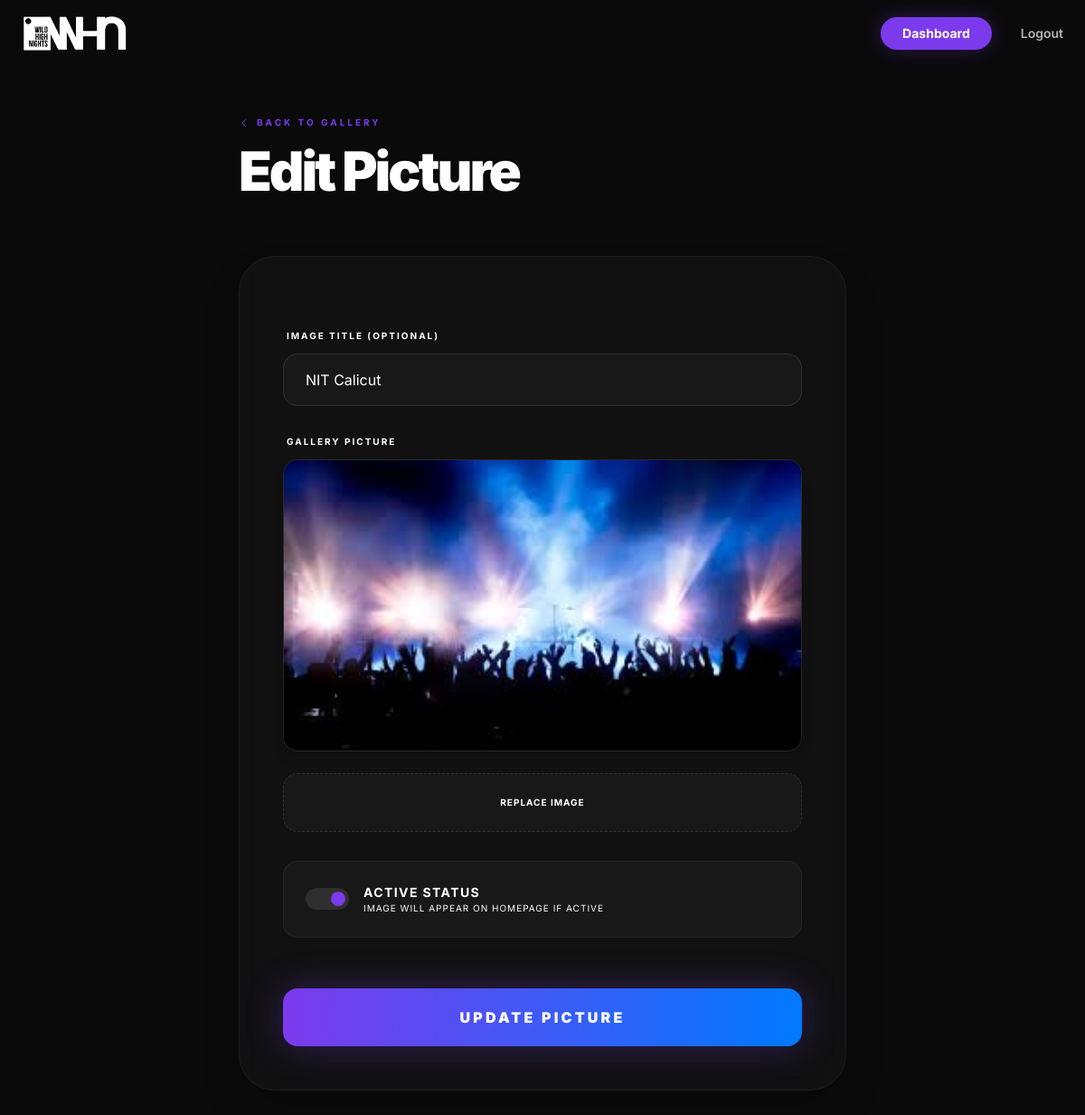
Page /dashboard/gallery/5/edit/ (signed in) on the committed database.
### bookings/models.py (models this page shows, shortened)
class GalleryImage(models.Model):
    title = models.CharField(max_length=150, blank=True)
    image = models.ImageField(upload_to="gallery/")
    is_active = models.BooleanField(default=True)
    created_at = models.DateTimeField(auto_now_add=True)

### bookings/views.py (the view, shortened to what this page needs)
# urls.py: path('dashboard/gallery/<int:image_id>/edit/', views.edit_gallery_image_view, name='edit_gallery_image'),
@login_required(login_url='login')
def edit_gallery_image_view(request, image_id):
    img = get_object_or_404(GalleryImage, id=image_id)
    return render(request, 'bookings/edit_gallery_image.html', {'image': img})

### templates/bookings/edit_gallery_image.html (shortened to what this page needs)
{% extends 'base.html' %}
{% load static %}
{% block content %}
<div class="min-h-screen bg-whn-dark pt-32 pb-20 px-6">
    <div class="container mx-auto max-w-2xl">
        <div class="mb-16" data-aos="fade-down">
            <a href="{% url 'manage_gallery' %}" class="text-whn-purple font-bold tracking-[0.3em] uppercase text-[10px] mb-4 flex items-center gap-2 hover:translate-x-[-4px] transition-transform">
                <svg xmlns="http://www.w3.org/2000/svg" class="h-3 w-3" fill="none" viewBox="0 0 24 24" stroke="currentColor">
                    <path stroke-linecap="round" stroke-linejoin="round" stroke-width="2" d="M15 19l-7-7 7-7" />
                </svg>
                Back to Gallery
            </a>
            <h1 class="text-5xl md:text-6xl font-black text-white tracking-tighter">Edit Picture</h1>
        </div>
        <div class="glass-card rounded-[2.5rem] p-10 md:p-12 border border-white/5 shadow-2xl" data-aos="fade-up">
            <form method="POST" enctype="multipart/form-data" class="space-y-8">
                <div class="relative group">
                    <label class="text-[10px] font-bold text-whn-tertiary uppercase tracking-[0.2em] ml-1 mb-3 block group-focus-within:text-whn-purple transition-colors">Image Title (Optional)</label>
                    <input type="text" name="title" value="{{ image.title }}" placeholder="e.g. Neon Vibes 2024" class="w-full bg-white/[0.03] border border-white/10 rounded-2xl px-6 py-4 text-white focus:outline-none focus:border-whn-purple/50 focus:ring-4 focus:ring-whn-purple/10 transition-all placeholder:text-white/10">
                </div>
                <div class="relative group">
                    <label class="text-[10px] font-bold text-whn-tertiary uppercase tracking-[0.2em] ml-1 mb-3 block group-focus-within:text-whn-purple transition-colors">Gallery Picture</label>
                    <div class="flex flex-col gap-6">
                        <div class="w-full aspect-video rounded-2xl overflow-hidden border border-white/10 shadow-lg">
                            <img src="{{ image.image.url }}" alt="{{ image.title }}" class="w-full h-full object-cover">
                        </div>
                        <div class="relative">
                            <div class="w-full bg-white/[0.03] border border-white/10 border-dashed rounded-2xl px-6 py-6 text-center group-hover:border-whn-purple/50 transition-all">
                                <p class="text-[10px] text-whn-tertiary font-bold uppercase tracking-widest">Replace Image</p>
                            </div>
                        </div>
                    </div>
                </div>
                <div class="flex items-center gap-4 p-6 rounded-2xl bg-white/[0.03] border border-white/5">
                    <div class="relative inline-block w-12 h-6 transition duration-200 ease-in-out rounded-full bg-white/10">
                        <div class="absolute top-1 left-1 w-4 h-4 transition-all duration-200 ease-in-out transform bg-whn-tertiary rounded-full peer-checked:translate-x-6 peer-checked:bg-whn-purple"></div>
                    </div>
                    <div>
                        <p class="text-sm font-bold text-white uppercase tracking-widest">Active Status</p>
                        <p class="text-[10px] text-whn-tertiary uppercase tracking-widest">Image will appear on homepage if active</p>
                    </div>
                </div>
                <div class="pt-6">
                    <button type="submit" class="w-full py-5 bg-gradient-to-r from-whn-purple to-whn-blue text-white font-black tracking-[0.2em] rounded-2xl hover:scale-[1.02] active:scale-[0.98] transition-all shadow-[0_0_40px_rgba(124,58,237,0.3)] hover:shadow-[0_0_60px_rgba(124,58,237,0.5)]">
                        UPDATE PICTURE
                    </button>
                </div>
            </form>
        </div>
    </div>
</div>
{% endblock %}

### static/css/homepage.css (style rules this page uses)
.glass-card { background: rgba(255, 255, 255, 0.03); backdrop-filter: blur(10px); -webkit-backdrop-filter: blur(10px); border: 1px solid rgba(255, 255, 255, 0.05); transition: all 0.3s ease; }

### rows in the picture
GalleryImage: title "NIT Calicut", image (picture)
